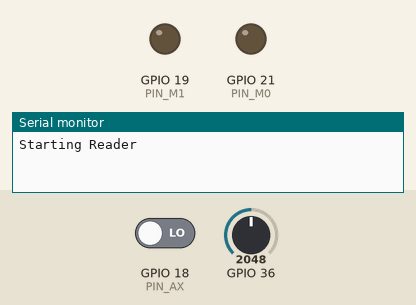
This sketch was run on a simulated ESP32. Parts: output pins drawn as LEDs (lit = HIGH), the last lines printed to the serial monitor. The inputs (shaded band) are chosen by the test bench; at power-on: GPIO 18 (PIN_AX) LOW, GPIO 36 = 2048. The modem accepts every AT command (registered, SIM ready, sends succeed) and sends nothing else.

Above: at 0.1 s.
At 4.3 s:
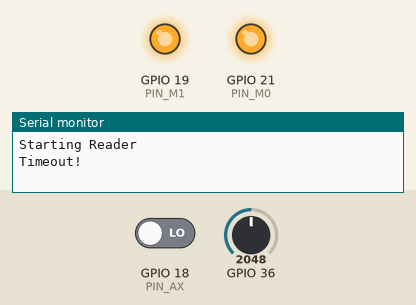
Timing chart, 0 to 11.0 s (numbered marks = the images above):
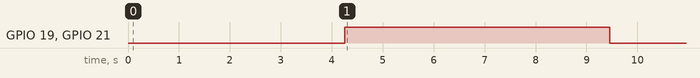

The sketch:

board_send.ino
```cpp
/*
  This example shows how to connect to an EBYTE transceiver
  using an ESP32
/*
  This example shows how to connect to an EBYTE transceiver
  using an ESP32
  This code for for the sender
  ESP32 won't allow SoftwareSerial (at least I can't get that lib to work
  so you will just hardwire your EBYTE directly to the Serial2 port
*/

#include "EBYTE.h"


#define PIN_RX 16
#define PIN_TX 17
#define PIN_AX 18
#define PIN_M0 21
#define PIN_M1 19

// i recommend putting this code in a .h file and including it
// from both the receiver and sender modules
struct DATA {
  unsigned long Count;
  int Bits;
  float Volts;
  float Amps;

};

// these are just dummy variables, replace with your own
int Chan;
DATA MyData;
unsigned long Last;


// create the transceiver object, passing in the serial and pins
EBYTE Transceiver(&Serial2, PIN_M0, PIN_M1, PIN_AX);

void setup() {


  Serial.begin(9600);

  Serial2.begin(9600);

  Serial.println("Starting Reader");

  // this init will set the pinModes for you
  Serial.println(Transceiver.init());

  // all these calls are optional but shown to give examples of what you can do

  // Serial.println(Transceiver.GetAirDataRate());
  // Serial.println(Transceiver.GetChannel());
  // Transceiver.SetAddressH(1);
  // Transceiver.SetAddressL(1);
  // Chan = 15;
  // Transceiver.SetChannel(Chan);
  // save the parameters to the unit,
  // Transceiver.SaveParameters(PERMANENT);

  // you can print all parameters and is good for debugging
  // if your units will not communicate, print the parameters
  // for both sender and receiver and make sure air rates, channel
  // and address is the same
  Transceiver.PrintParameters();

}

void loop() {

  // measure some data and save to the structure
  MyData.Count++;
  MyData.Bits = analogRead(A0);
  MyData.Volts = MyData.Bits * ( 5.0 / 1024.0 );

  // i highly suggest you send data using structures and not
  // a parsed data--i've always had a hard time getting reliable data using
  // a parsing method
  Transceiver.SendStruct(&MyData, sizeof(MyData));

    // note, you only really need this library to program these EBYTE units
    // you can call write directly on the EBYTE Serial object
    // Serial2.write((uint8_t*) &Data, PacketSize );


  // let the use know something was sent
  Serial.print("Sending: "); Serial.println(MyData.Count);
  delay(1000);


}
```
